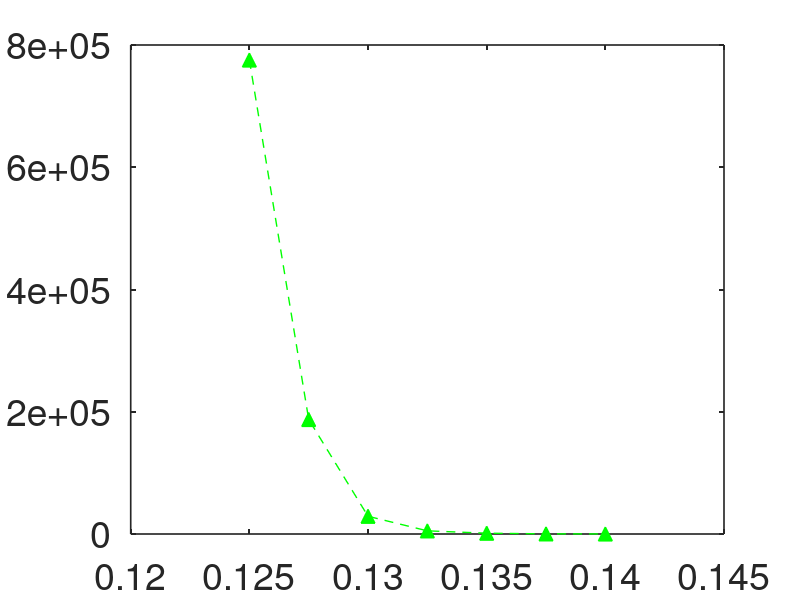

This chart was generated by the following MATLAB code: (Note: this script raises an error after producing the figure.)
clc
clear
a=load('MFPT.txt');
%MFPT
h=figure(1)
plot(a(:,1), a(:,2), '^--', 'Color', 'g', 'LineWidth', 1, 'MarkerFaceColor', 'g', 'MarkerSize', 10)
set(gca,'LineWidth',1.2,'Fontsize',27)
set(gca,'TickDir', 'in', 'TickLength', [0.009 0.01])
% axis([0 0.00395,-0.0035 0.04])
set(gca,'XTickLabelRotation',0);%46是字体的旋转角度
ax = gca();
ax.YRuler.Exponent = 4;
ax.XRuler.Exponent = -2;
% set(gca,'xtick',0.056:0.0005:0.059)
xlabel("\fontsize{27} C_{33}");
ylabel("\fontsize{27} MFPT*");
xlim([0.122058117028903,0.144019617028903])
ylim([-179481.3589780138,991798.6410219865])

ax = gca();
ax.YRuler.Exponent = 5;
ax.XRuler.Exponent = -1;

h=figure(2)
plot(a(:,1), log(a(:,2)), '^--', 'Color', 'g', 'LineWidth', 1, 'MarkerFaceColor', 'g', 'MarkerSize', 10)
set(gca,'LineWidth',1.2,'Fontsize',27)
set(gca,'TickDir', 'in', 'TickLength', [0.009 0.01])
% axis([0 0.00395,-0.0035 0.04])
set(gca,'XTickLabelRotation',0);%46是字体的旋转角度
% set(gca,'xtick',0.056:0.0005:0.059)
xlabel("\fontsize{27} C_{33}");
ylabel("\fontsize{27} MFPT*");
xlim([0.12142700129493,0.14338850129493])
ylim([1.873837277752573,17.117422203519762])

ax = gca();
ax.YRuler.Exponent = 0;
ax.XRuler.Exponent = -1;

